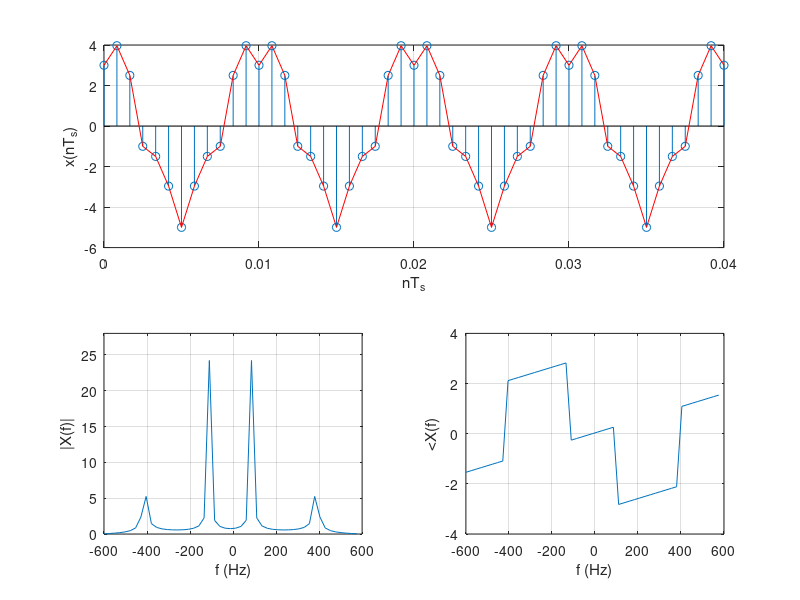
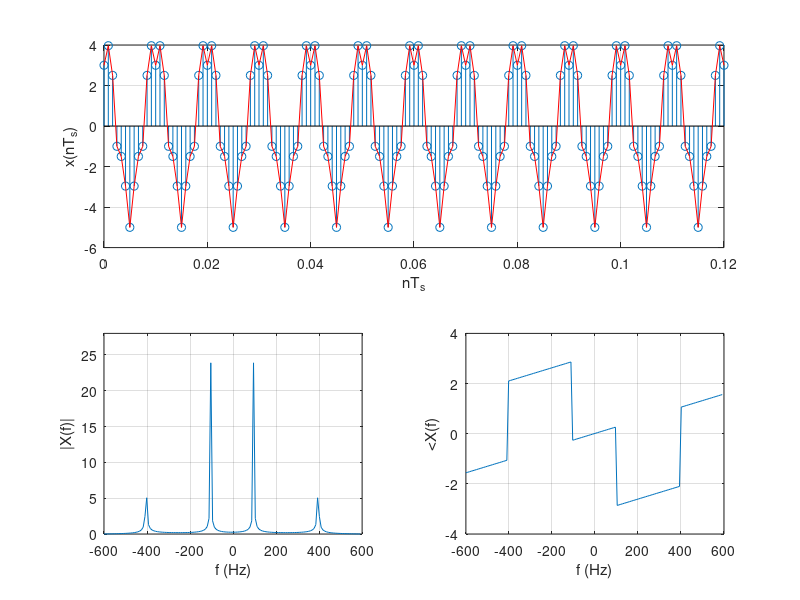

The MATLAB source for these figures, in order:
%%
% Example 11.21
%
% Improving frequency resolution of FFT of periodic signals
%%
f0=100; f1=4*f0; % frequency in Hz 
Ts=1/(3*f1); % sampling period
t=0:Ts:4/f0; % time for 4 periods
y=4*cos(2*pi*f0*t)-cos(2*pi*f1*t); % sampled signal (4 periods)
M=length(y);
Y=fft(y,M); Y=fftshift(Y)/4; % fft using 4 periods, shifting and normalizing

t1=0:Ts:12/f0; % time for 12 periods
y1=4*cos(2*pi*f0*t1)-cos(2*pi*f1*t1); % sampled signal (12 periods)
Y1=fft(y1);Y1=fftshift(Y1)/12; % fft using 12 periods, shifting and normalizing
w=2*[0:M-1]./M-1; f=w/(2*Ts); % frequency scale

figure(1)
subplot(211)
stem(t,y);grid
hold on
plot(t,y,'r')
hold off; xlabel('nT_s'); ylabel('x(nT_s)')
subplot(223)
plot(f,abs(Y));grid; xlabel('f (Hz)'); ylabel('|X(f)|'); axis([-600 600 0 28])
subplot(224)
plot(f,angle(Y));grid; xlabel('f (Hz)'); ylabel('<X(f)'); axis([-600 600 -4 4])

N=length(y1);
w=2*[0:N-1]./N-1;f=w/(2*Ts);

figure(2)
subplot(211)
stem(t1,y1);grid
hold on
plot(t1,y1,'r')
hold off; xlabel('nT_s'); ylabel('x(nT_s)')
subplot(223)
plot(f,abs(Y1));grid; ; xlabel('f (Hz)'); ylabel('|X(f)|'); axis([-600 600 0 28])
subplot(224)
plot(f,angle(Y1));grid; xlabel('f (Hz)'); ylabel('<X(f)'); axis([-600 600 -4 4])
